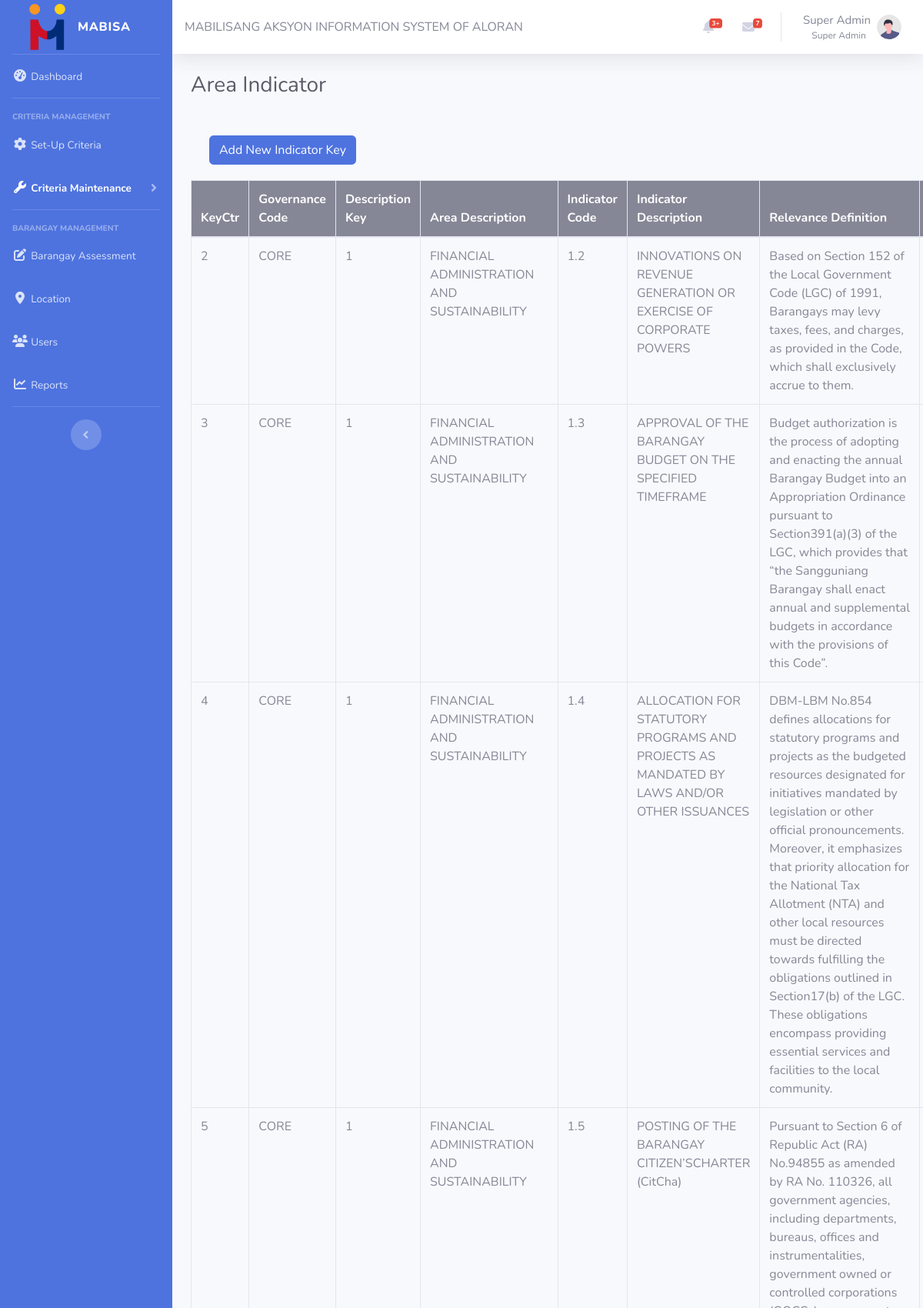
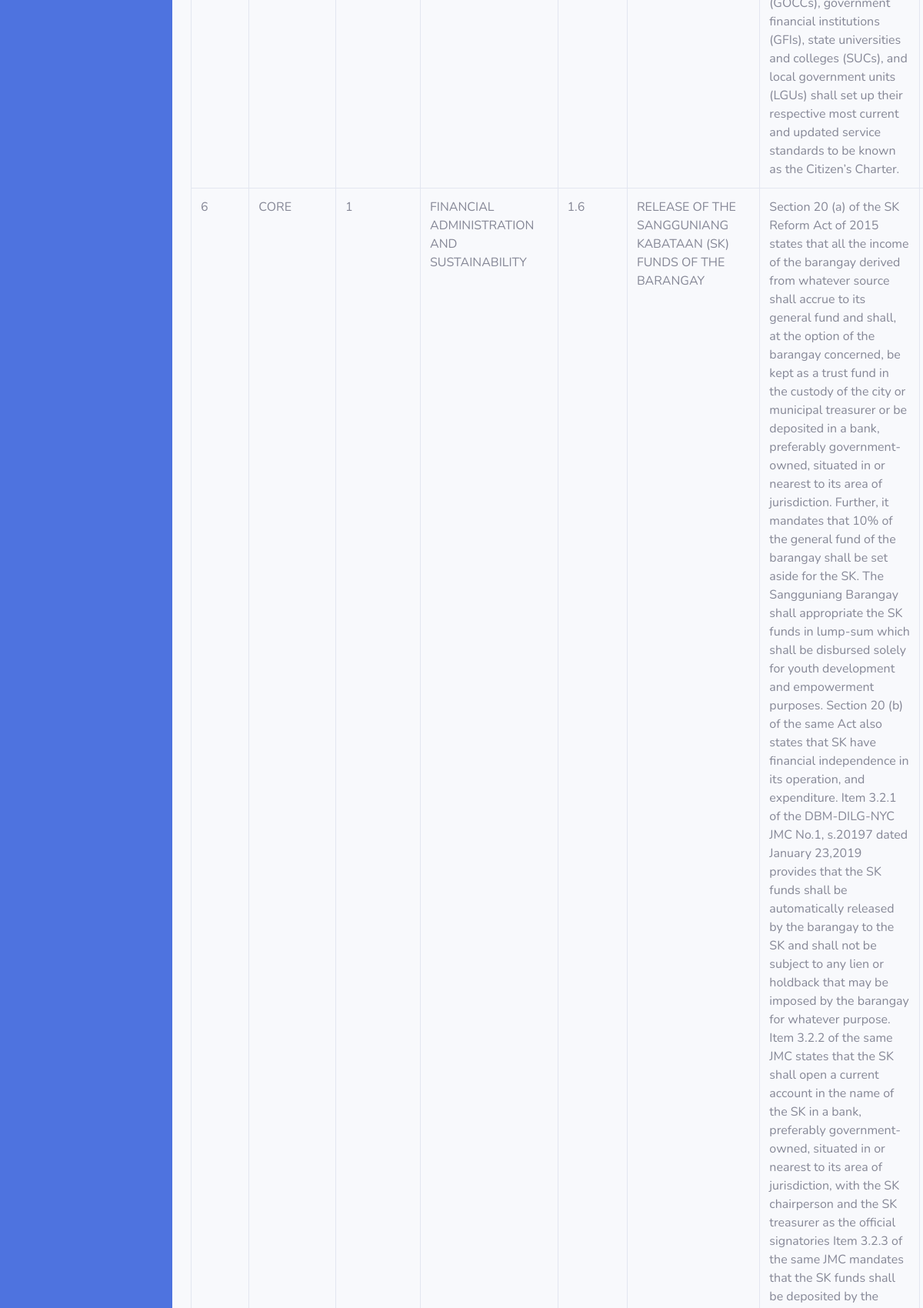
The page /Admin/area_indicator/index.php (signed in, upper part) on the database its author committed (2 pictures, top to bottom).
### tables this page shows
CREATE TABLE users (
	id int AUTO_INCREMENT PRIMARY KEY,  
  full_name varchar(100) NOT NULL,
  username varchar(100) NOT NULL UNIQUE,
  password varchar(100) NOT NULL,
  email varchar(100) NOT NULL UNIQUE,
  mobile_num varchar(10) NOT NULL UNIQUE,
  role_id int,
  is_disabled boolean NOT NULL DEFAULT false,
  profile_pic varchar(200),
  last_modified TIMESTAMP DEFAULT CURRENT_TIMESTAMP ON UPDATE CURRENT_TIMESTAMP,
  FOREIGN KEY (role_id) REFERENCES roles(id) ON DELETE SET NULL  
);

CREATE TABLE `maintenance_area_indicators` (
  `keyctr` bigint(20) NOT NULL,
  `governance_code` bigint(20) NOT NULL,
  `desc_keyctr` bigint(20) NOT NULL,
  `area_description` varchar(200) NOT NULL,
  `indicator_code` varchar(6) NOT NULL,
  `indicator_description` text NOT NULL,
  `relevance_def` text NOT NULL,
  `min_requirement` tinyint(1) NOT NULL DEFAULT 0,
  `trail` text NOT NULL
);

CREATE TABLE `maintenance_governance` (
  `keyctr` bigint(20) NOT NULL,
  `cat_code` varchar(6) NOT NULL,
  `area_keyctr` bigint(20) NOT NULL,
  `desc_keyctr` bigint(20) NOT NULL,
  `description` varchar(200) NOT NULL,
  `trail` text NOT NULL
);

### api/get_user.php (called while the page is built, shortened)
<?php
require_once 'get_role_name.php';
require_once (isset($isInFolder) ? '../' : '') . '../db/db.php';
$isGetMethod = $_SERVER['REQUEST_METHOD'] === 'GET';
function getUser(string $id)
{
  global $pdo;
  global $customUserID;
  if ($id === 'self') {
    $id = $_COOKIE['id'];
  }
  $sql = "SELECT * FROM users WHERE id=:id LIMIT 1";
  $stmt = $pdo->prepare($sql);
  $stmt->execute([':id' => $id]);
  $user = $stmt->fetch(PDO::FETCH_ASSOC);
  $user['role'] = getRoleName($pdo, $user['role_id']);
  return (isset($customUserID) ? $user :  json_encode($user));
}
try {
  if (isset($customUserID)) {
    $userData = getUser($customUserID);
  } else {
    echo getUser($_GET['id']);
  }
} catch (Exception $e) {
  writeLog($e);
  http_response_code(500);
  echo json_encode(['error' => $e->getMessage()]);
}

### api/get_role_name.php (called while the page is built)
<?php
function getRoleName(\PDO $pdo, int $roleID): string
{
  $sql = "SELECT * FROM roles WHERE id=:role_id LIMIT 1";
  $stmt = $pdo->prepare($sql);
  $stmt->execute([':role_id' => $roleID]);
  $role = $stmt->fetch(PDO::FETCH_ASSOC);
  return (isset($role) ? $role['name'] : '--');
}

### api/util/url_exists.php (called while the page is built)
<?php
function urlExists($url): bool
{
  if (empty($url)) return false;
  $headers = @get_headers($url);
  return $headers && strpos($headers[0], '200') !== false;
}

### Admin/area_indicator/index.php (the view, shortened to what this page needs)
<?php
require_once '../../db/db.php';
$stmt = $pdo->query("SELECT a.*, b.cat_code
                          FROM maintenance_area_indicators a
                          INNER JOIN maintenance_governance b ON a.governance_code = b.keyctr");
$stmt->execute();
$data = $stmt->fetchAll(PDO::FETCH_ASSOC);
?>
<!DOCTYPE html>
<html lang="en">
<head>
  <?php
  $isInFolder = true;
  require '../common/head.php' ?>
</head>
<body id="page-top">
  <div id="wrapper">
    <?php
    require '../common/sidebar.php' ?>
    <div id="content-wrapper" class="d-flex flex-column">
      <div id="content">
        <?php require '../common/nav.php' ?>
        <div class="container-fluid">
          <div class="d-sm-flex align-items-center justify-content-between mb-4">
            <h1 class="h3 mb-0 text-gray-800">Area Indicator</h1>
          </div>
          <div class="container mt-5" style="padding-bottom: 20px">
            <button type="button" class="btn btn-primary">
              Add New Indicator Key
            </button>
          </div>
          <table class="table table-bordered">
            <thead class="bg-secondary text-white">
              <tr>
              <th>KeyCtr</th>
        <th>Governance Code</th>
        <th>Description Key</th>
        <th>Area Description</th>
        <th>Indicator Code</th>
        <th>Indicator Description</th>
        <th>Relevance Definition</th>
        <th>Minimum Requirement</th>
              </tr>
            </thead>
            <tbody>
              <?php foreach ($data as $row):
                ?>
                <tr>
                  <td><?php echo $row['keyctr']; ?></td>
                  <td><?php echo $row['cat_code']; ?></td>
                  <td><?php echo $row['desc_keyctr']; ?></td>
                  <td><?php echo $row['area_description']; ?></td>
                  <td><?php echo $row['indicator_code']; ?></td>
                  <td><?php echo $row['indicator_description']; ?></td>
                  <td><?php echo $row['relevance_def']; ?></td>
                  <td><?php echo $row['min_requirement']; ?></td>
                </tr>
              <?php endforeach ?>
            </tbody>
          </table>
        </div>
      </div>
    </div>
  </div>
</body>
</html>

### Admin/common/nav.php (shortened to what this page needs)
<?php
$customUserID = 'self';
require $pathPrepend . 'api/get_user.php';
require $pathPrepend . 'api/util/url_exists.php';
?>
<nav class="navbar navbar-expand navbar-light bg-white topbar mb-4 static-top shadow">
  <div class="header-title">
    MABILISANG AKSYON INFORMATION SYSTEM OF ALORAN
  </div>
  <ul class="navbar-nav ml-auto">
    <li class="nav-item dropdown no-arrow mx-1">
      <a class="nav-link dropdown-toggle" href="#" id="alertsDropdown" role="button" data-toggle="dropdown"
        aria-haspopup="true" aria-expanded="false">
        <i class="fas fa-bell fa-fw"></i>
        <span class="badge badge-danger badge-counter">3+</span>
      </a>
    </li>
    <li class="nav-item dropdown no-arrow mx-1">
      <a class="nav-link dropdown-toggle" href="#" id="messagesDropdown" role="button" data-toggle="dropdown"
        aria-haspopup="true" aria-expanded="false">
        <i class="fas fa-envelope fa-fw"></i>
        <span class="badge badge-danger badge-counter">7</span>
      </a>
    </li>
    <li class="nav-item dropdown no-arrow">
      <a class="nav-link dropdown-toggle" href="#" id="userDropdown" role="button" data-toggle="dropdown"
        aria-haspopup="true" aria-expanded="false">
        <span class="mr-2 mt-3 d-none d-lg-inline text-gray-600 small" style="font-size: 15px"><?= $userData['full_name'] ?? '' ?><br>
          <p class="text-right" style="font-size: 12px"><?= $userData['role'] ?? '' ?> &nbsp;</p>
        </span>
        <img class="img-profile rounded-circle"
          src="<?= urlExists($userData['profile_pic']) ? $userData['profile_pic'] : $pathPrepend . 'img/undraw_profile.svg' ?>" />
      </a>
    </li>
  </ul>
</nav>

### rows shown on the page
users: full_name "Super Admin"
maintenance_area_indicators: keyctr "2", maintenance_governance.cat_code "CORE", desc_keyctr "1", area_description "FINANCIAL ADMINISTRATION AND SUSTAINABILITY", indicator_code "1.2", indicator_description "INNOVATIONS ON REVENUE GENERATION OR EXERCISE OF CORPORATE POWERS", relevance_def "Based on Section 152 of the Local Government Code (LGC) of 1991, Barangays may levy taxes, fees, and charges, as provided in the Code, which shall exclusively accrue to them."
maintenance_area_indicators: keyctr "3", maintenance_governance.cat_code "CORE", desc_keyctr "1", area_description "FINANCIAL ADMINISTRATION AND SUSTAINABILITY", indicator_code "1.3", indicator_description "APPROVAL OF THE BARANGAY BUDGET ON THE SPECIFIED TIMEFRAME", relevance_def "Budget authorization is the process of adopting and enacting the annual Barangay Budget into an Appropriation Ordinance pursuant to Section391(a)(3) of the LGC, which provides that “the Sangguniang Barangay shall enact annual and supplemental budgets in accordance with the provisions of this Code”."
maintenance_area_indicators: keyctr "4", maintenance_governance.cat_code "CORE", desc_keyctr "1", area_description "FINANCIAL ADMINISTRATION AND SUSTAINABILITY", indicator_code "1.4", indicator_description "ALLOCATION FOR STATUTORY PROGRAMS AND PROJECTS AS MANDATED BY LAWS AND/OR OTHER ISSUANCES", relevance_def "DBM-LBM No.854 defines allocations for statutory programs and projects as the budgeted resources designated for initiatives mandated by legislation or other official pronouncements. Moreover, it emphasizes that priority allocation for the National Tax Allotment (NTA) and other local resources must be directed towards fulfilling the obligations outlined in Section17(b) of the LGC. These obligations encompass providing essential services and facilities to the local community."
maintenance_area_indicators: keyctr "5", maintenance_governance.cat_code "CORE", desc_keyctr "1", area_description "FINANCIAL ADMINISTRATION AND SUSTAINABILITY", indicator_code "1.5", indicator_description "POSTING OF THE BARANGAY CITIZEN’SCHARTER (CitCha)", relevance_def "Pursuant to Section 6 of Republic Act (RA) No.94855 as amended by RA No. 110326, all government agencies, including departments, bureaus, offices and instrumentalities, government owned or controlled corporations (GOCCs), government financial institutions (GFIs), state universities and colleges (SUCs), and local government units (LGUs) shall set up their respective most current and updated service standards to be known as the Citizen’s Charter."
maintenance_area_indicators: keyctr "6", maintenance_governance.cat_code "CORE", desc_keyctr "1", area_description "FINANCIAL ADMINISTRATION AND SUSTAINABILITY", indicator_code "1.6", indicator_description "RELEASE OF THE SANGGUNIANG KABATAAN (SK) FUNDS OF THE BARANGAY"
